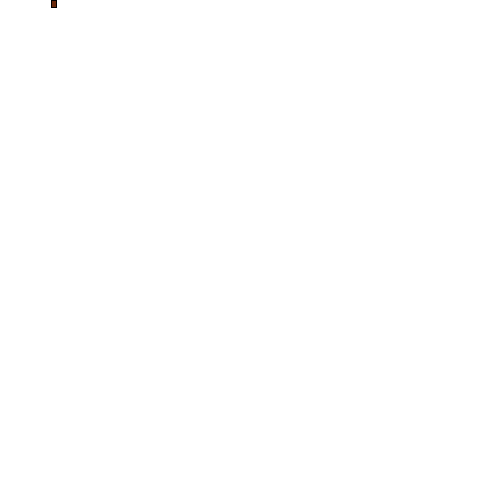
Frame 1 (no input)
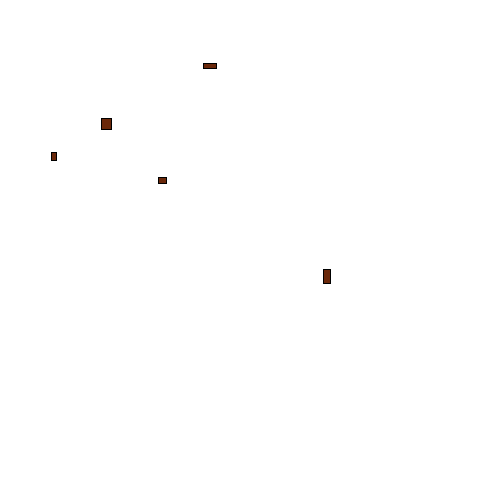
Frame 60 (the mouse pressed at the canvas centre just before this capture)
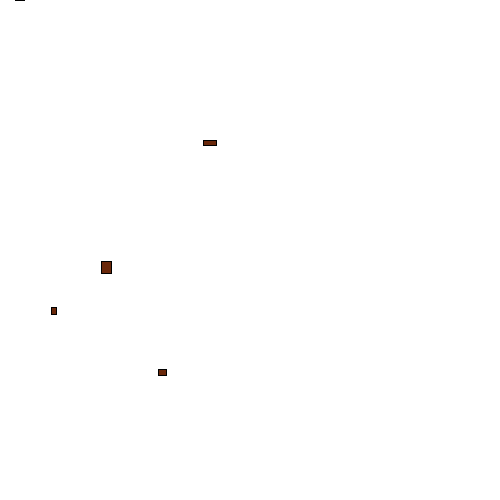
Frame 120 (the mouse held since frame 60 and released just before this capture)

The Processing sketch that drew these frames (run headless with seeded random() and noise(); from frame 60 on, the mouse is pressed at the canvas centre):

// Processing sketch: processing_120736
// ── processing_120736.pde

Metor metor1;
Metor metor2;
Metor metor3;
Metor metor4;
Metor metor5;

void setup() {
  metor1 = new Metor();
  metor2 = new Metor();
  metor3 = new Metor();
  metor4 = new Metor();
  metor5 = new Metor();
  size(500,500);
  frameRate(60);
}

void draw() {
  background(255);
  metor1.fall();
  metor1.display();
  
  metor2.fall();
  metor2.display();
  
  metor3.fall();
  metor3.display();
  
  metor4.fall();
  metor4.display();
  
  metor5.fall();
  metor5.display();
}

class Metor {
  color c;
  float xPos;
  float yPos; 
  float ySpeed;
  float metorWidth;
  float metorHeight;
  
  Metor() {
    c = color(106,40,10);
    xPos = random(width);
    yPos = random(-25,-1);
    ySpeed = random(1,5);
    metorWidth = random(5,15);
    metorHeight = random(5,15);
  }
  
  void display() {
    fill(c);
    rect(xPos,yPos,metorWidth,metorHeight);
  }
  
  void fall() {
    yPos = yPos + ySpeed;
    if (yPos > height) {
      xPos = random(width);
      yPos = random(-25,-1);
      ySpeed = random(1,5);
      metorWidth = random(5,10);
      metorHeight = random(5,10);
    }
  }
}
